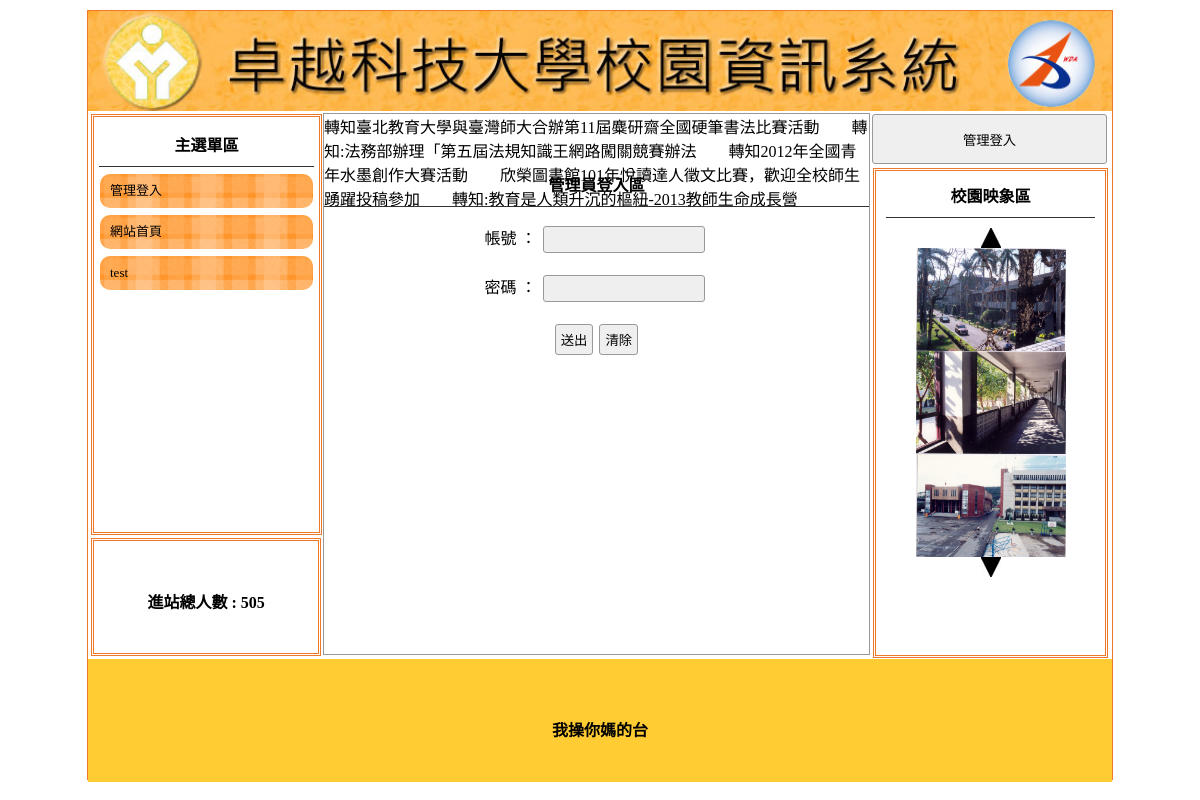
The app's page /login.php, older data.
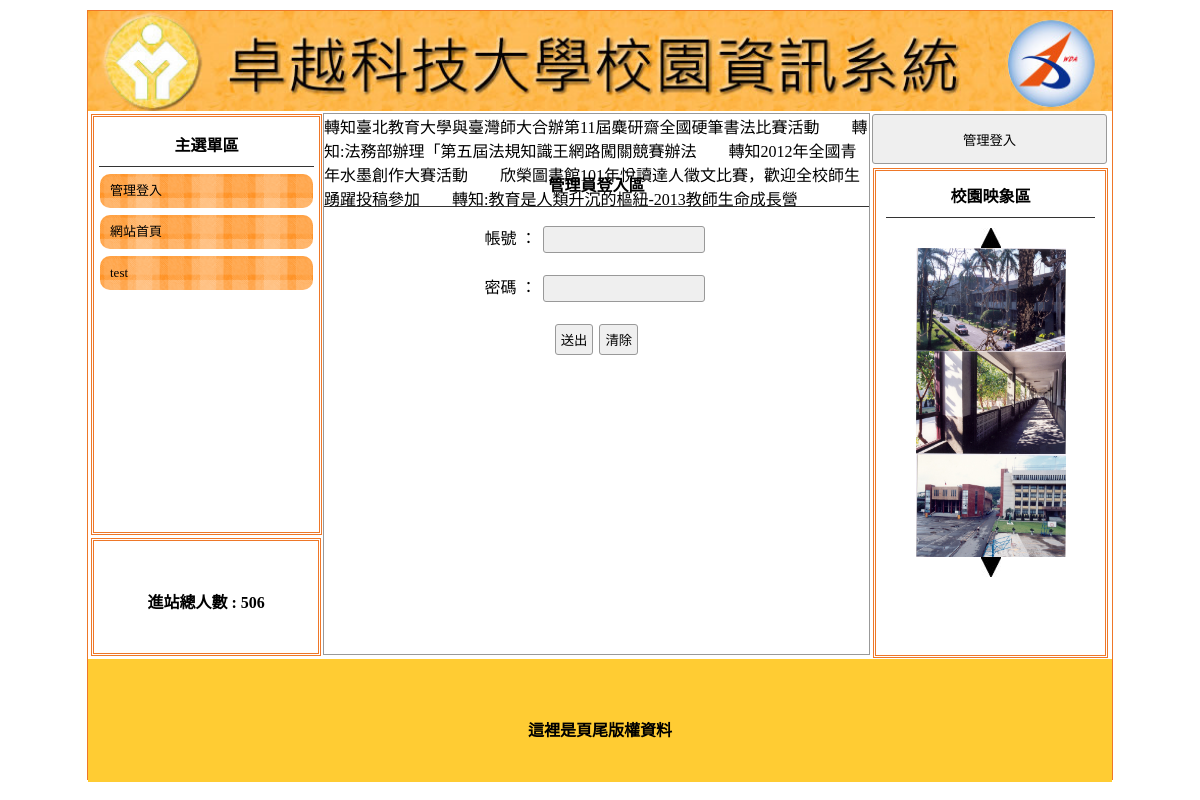
The same page, newer data.
### tables this page shows
CREATE TABLE `total_t7` (
  `once` int(11) NOT NULL
);

CREATE TABLE `footer_t8` (
  `once` text NOT NULL
);

### login.php (the view, shortened to what this page needs)
<?php
include "sql.php";
?>
<!DOCTYPE html PUBLIC "-//W3C//DTD XHTML 1.0 Transitional//EN" "http://www.w3.org/TR/xhtml1/DTD/xhtml1-transitional.dtd">
<html xmlns="http://www.w3.org/1999/xhtml"><head><meta http-equiv="Content-Type" content="text/html; charset=UTF-8">
<link href="./Administrator Login_files/css.css" rel="stylesheet" type="text/css">
</head>
<body>
	<div id="main">
	<a title="<?=$title_text?>" href="?"><div class="ti" style="background:url(&#39;<?=$title_img?>&#39;); background-size:cover;"></div></a>
        	<div id="ms">
             	<div id="lf" style="float:left;">
            		<div id="menuput" class="dbor">
													<span class="t botli">主選單區</span>
<?=$menu_text?>
                                                </div>
                    <div class="dbor" style="margin:3px; width:95%; height:20%; line-height:100px;">
                    	<span class="t">進站總人數 :
						<?=$total_num?>                       </span>
                    </div>
        		</div>
                <div class="di" style="height:540px; border:#999 1px solid; width:53.2%; margin:2px 0px 0px 0px; float:left; position:relative; left:20px;">
				<marquee scrolldelay="120" direction="left" style="position:absolute; width:100%; height:40px;"><?=$maqe_text?></marquee>
                    <div style="height:32px; display:block;"></div>
                                            		<form method="post" action="api.php?do=check">
                        	    	<p class="t botli">管理員登入區</p>
                        			<p class="cent">帳號 ： <input name="acc" autofocus="" type="text"></p>
                        	        <p class="cent">密碼 ： <input name="ps" type="password"></p>
                        	        <p class="cent"><input value="送出" type="submit"><input type="reset" value="清除"></p>
                        	    </form>
                        	                </div>
                                 <div class="di di ad" style="height:540px; width:23%; padding:0px; margin-left:22px; float:left; ">
                	<button style="width:100%; margin-left:auto; margin-right:auto; margin-top:2px; height:50px;" onclick="lo(&#39;<?=$btnlink?>&#39;)"><?=$btn?></button>
                	<div style="width:89%; height:480px;" class="dbor">
                    	<span class="t botli">校園映象區</span>
<div class="cent" style="width:80%;margin:10px auto">
	<img src="img/01E01.jpg" onclick="pp(1)">
<?php
	foreach($img_ary as $key=>$value) {
		echo "<img class='im' id='ssaa".($key)."' src='".$value."' width=150 height=103>";
	}
?>
	<img src="img/01E02.jpg" onclick="pp(2)">
</div>
                    </div>
                </div>
                            </div>
            	<div style="width:1024px; left:0px; position:relative; background:#FC3; margin-top:4px; height:123px; display:block;">
					<span class="t" style="line-height:123px;"><?=$bottom_text?></span>
                </div>
    </div>
</body></html>

Row changes from the older to the newer data that the page shows:
removed total_t7: once "505"
removed footer_t8: once "我操你媽的台"
added total_t7: once "506"
added footer_t8: once "這裡是頁尾版權資料"
